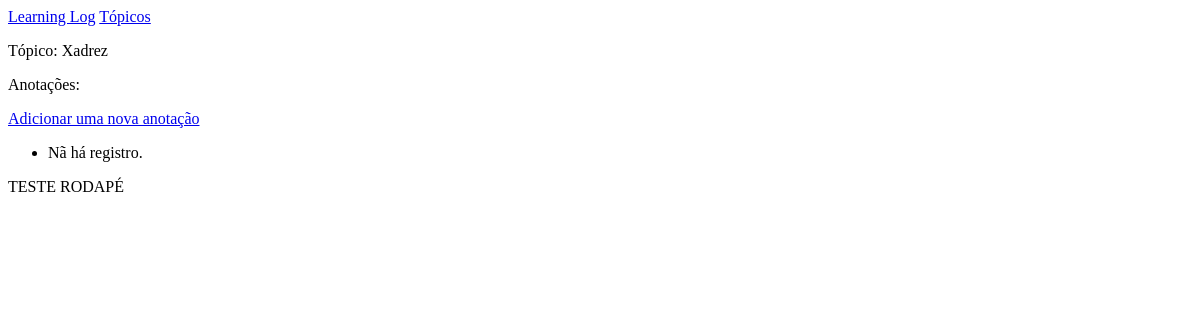
Before: /topic/6/ with the older database file.
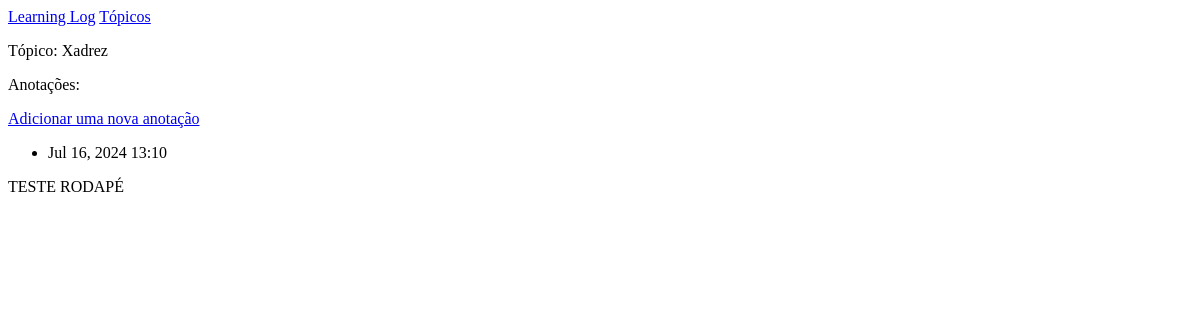
After: the same page with the newer database file.
### learning_logs/models.py (models this page shows, shortened)
class Entry(models.Model):
    topic = models.ForeignKey(Topic,on_delete=models.CASCADE)
    text = models.TextField()
    date_added = models.DateTimeField(auto_now_add=True)
    class Meta:
        verbose_name_plural = 'entries'  # Quando for para usar palavras no plural em ENTRY

### learning_logs/views.py (the view)
# urls.py: path('topic/<topic_id>/',views.topic, name='topic'),
def topic(request, topic_id):
    topic = Topic.objects.get(id= topic_id)
    entries = topic.entry_set.order_by('-date_added')
    context = {'topic':topic , 'entries': entries }
    return render(request, 'learning_logs/topic.html' , context)

### learning_logs/models.py (called while the page is built)
    def __str__(self):
        return self.text

### learning_logs/templates/learning_logs/topic.html (shortened to what this page needs)
{% extends "learning_logs/base.html" %}
{% block content %}
    <p>Tópico: {{ topic }}</p>
    <p>Anotações:</p>
    <p>
        <a href="{% url 'new_entry' topic.id %}">Adicionar uma nova  anotação</a>
    </p>
    <ul>
        {% for entry in entries %}
        <li>
            <p>{{ entry.date_added | date:'M d, Y H:i'}}</p>
        </li>
        {% empty %}
        <li>
            Nã há registro.
        </li>
        {% endfor %}
    </ul>
{% endblock content %}

Changed rows visible on the page:
added Entry: date_added "Jul 16, 2024 13:10"
Other visible differences:
text no longer shown: "Nã há registro."
